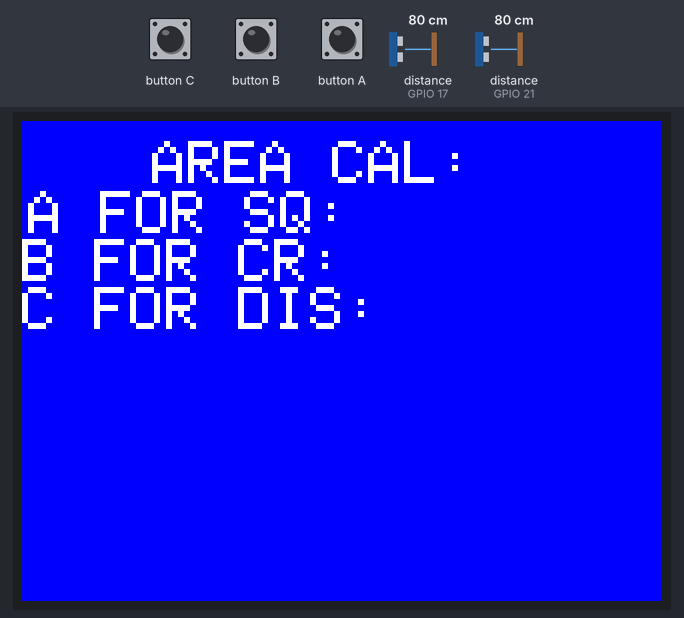
Bench run of a sketch on a simulated ESP32. Shown: 320×240 colour display. The inputs (shaded band) are chosen by the test bench; at power-on: distance to the obstacle (sensors on GPIO 17, GPIO 21) 80 cm. The echo pulse lasts 58.3 µs per cm.

Above: at 1.4 s.
1.5 s: button C pressed for 0.15 s
At 2.9 s:
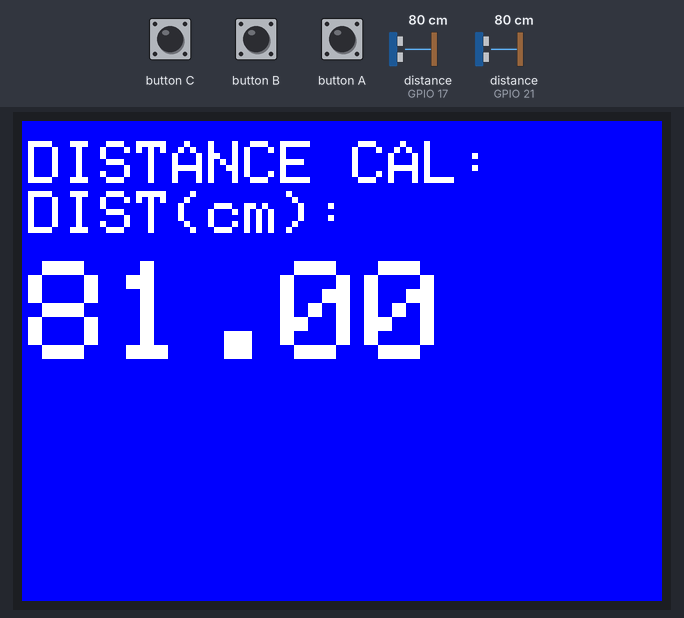
3.2 s: button B pressed for 0.15 s
At 4.6 s:
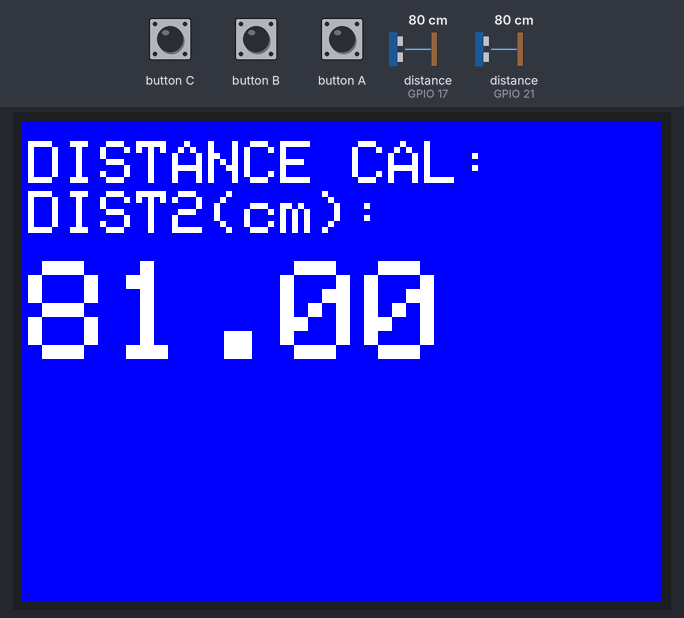
4.9 s: button C pressed for 1 s
At 7.1 s:
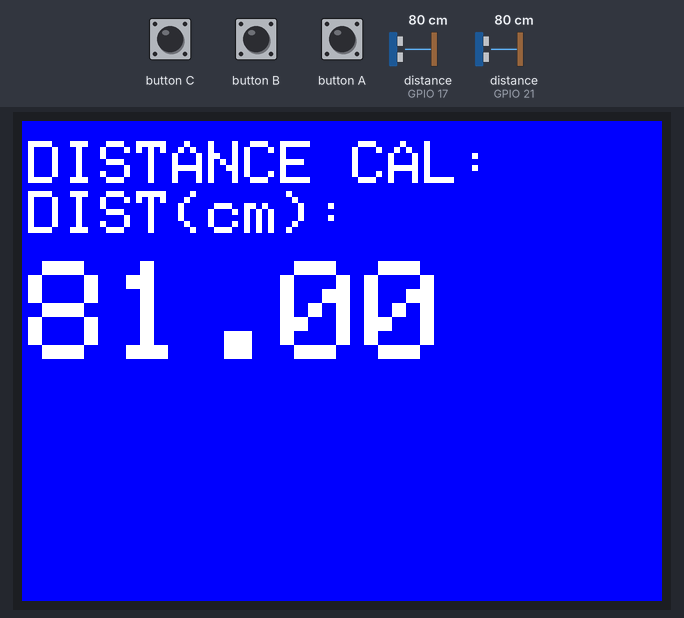
7.5 s: button A pressed for 0.15 s
At 8.9 s:
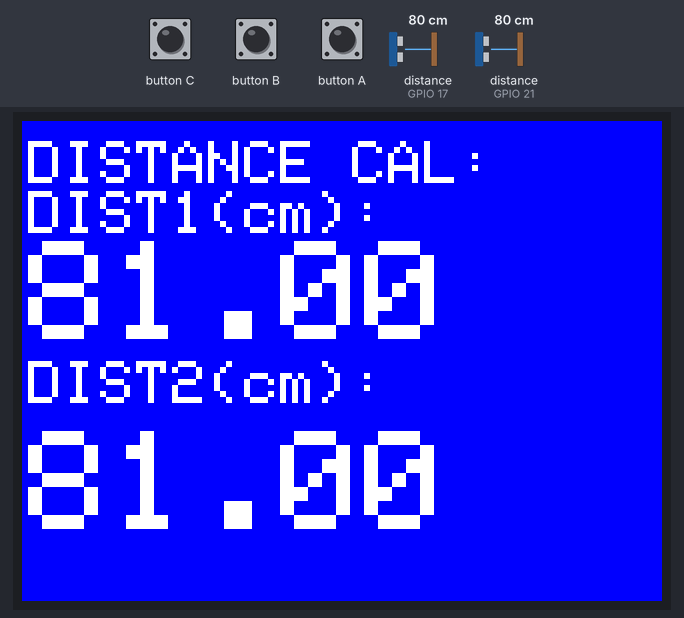
9.2 s: button C pressed for 3.2 s
At 13.2 s:
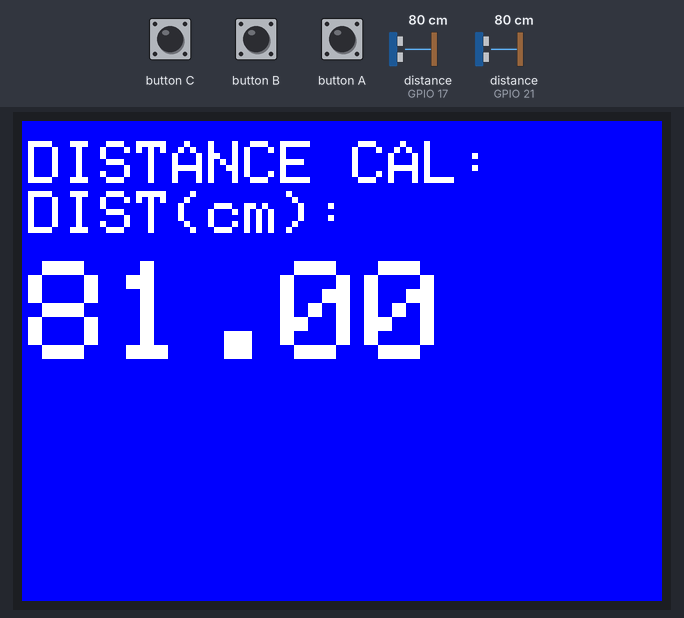
14.0 s: button B pressed for 1 s
At 16.5 s:
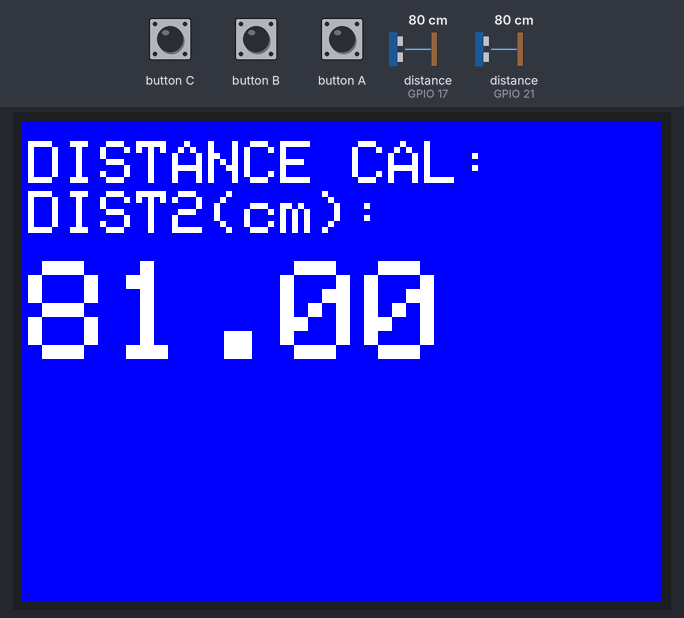
Timing chart, 0 to 17.6 s (numbered marks = the images above; inputs shaded):
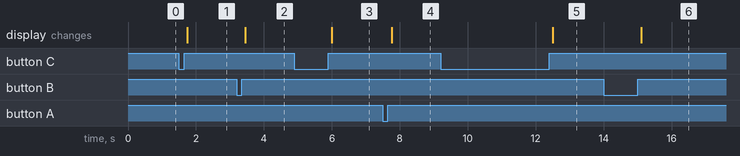

Measured:
- after the input at 1.5 s, the display: changes after 0.25 s (image 1)
- after the input at 3.2 s, the display: changes after 0.25 s (image 2)
- after the input at 4.9 s, the display: changes after 1.1 s (image 3)
- after the input at 7.5 s, the display: changes after 0.26 s (image 4)
- after the input at 9.2 s, the display: changes after 3.3 s (image 5)
- after the input at 14.0 s, the display: changes after 1.1 s (image 6)

The sketch:

Compteur_porte.ino
```cpp
#include<M5Stack.h>
#include <NewPing.h>

const int trigPin = 22;
const int echoPin = 21;
const int trigPin2 = 16;
const int echoPin2 = 17;
long dur;
float dis,dis2;
float c;
float s;

NewPing sonar1(trigPin, echoPin, 400);
NewPing sonar2(trigPin2, echoPin2, 400);
/*
double distance(int triggerPin, int echoPin){

  float SOUND_SPEED = 340.0 / 1000; // vitesse du son en mm/uS
  unsigned long MEASURE_TIMEOUT = 25000UL; // 25ms = ~8m à 340m/s

  digitalWrite(triggerPin, LOW);// On vérifie que le capteur est éteint au repos
  delayMicroseconds(5);
  digitalWrite(triggerPin, HIGH);// On allume pour 10uS
  delayMicroseconds(10);
  digitalWrite(triggerPin, LOW);// On éteint

  long measure = pulseIn(echoPin, HIGH);// Mesure le temps entre l'envoi de l'impulsion ultrasonique et son écho (si il existe)
  float distance_mm = (measure / 2.0) * SOUND_SPEED;// Calcul la distance à partir du temps mesuré

  if (distance_mm < 1 || distance_mm > 3000) {// Condition pour vérifier qu'on est dans les limites voulues
        return -1.0 ;// Si on y est pas on renvoie un code d'erreur: -1
    } else {
        return (distance_mm / 10.0);// On renvoi la valeur en cm
    }
}
*/
void setup() {
  M5.begin();
  /*pinMode(trigPin, OUTPUT);
  pinMode(echoPin, INPUT);// put your setup code here, to run once:
  pinMode(trigPin2, OUTPUT);
  pinMode(echoPin2, INPUT);// put your setup code here, to run once:
  */
  M5.Lcd.fillScreen(BLUE);
  M5.Lcd.setTextColor(WHITE);
  M5.Lcd.setTextSize(3);
  M5.Lcd.setCursor(65, 10);
  M5.Lcd.print("AREA CAL: ");
  M5.Lcd.setCursor(3, 35);
  M5.Lcd.println("A FOR SQ:");
  M5.Lcd.println("B FOR CR:");
  M5.Lcd.println("C FOR DIS:");
}

void loop() {
  M5.update();
  /*digitalWrite(trigPin, LOW);
  delayMicroseconds(2);
  digitalWrite(trigPin, HIGH);
  delayMicroseconds(10);
  digitalWrite(trigPin, LOW);
  dur = pulseIn(echoPin, HIGH);
  dis= dur*0.034/2;*/
  dis = sonar1.ping_cm();
  delayMicroseconds(50);
  dis2 = sonar2.ping_cm();
  delayMicroseconds(50);

  /*if (M5.BtnA.wasReleased()) {
     s = dis*dis;
     M5.Lcd.clear(BLUE);
     M5.Lcd.setTextColor(WHITE);
     M5.Lcd.setTextSize(3);
     M5.Lcd.setCursor(65, 10);
     M5.Lcd.print("AREA CAL: ");
     M5.Lcd.setCursor(3, 35);
     M5.Lcd.println("Area(cm):");
     M5.Lcd.setTextSize(9);
     M5.Lcd.setCursor(140, 70);
     M5.Lcd.print(s);// leave
  }*/
  if (M5.BtnA.wasReleased()) {
     M5.Lcd.clear(BLUE);
     M5.Lcd.setTextColor(WHITE);
     M5.Lcd.setTextSize(3);
     M5.Lcd.setCursor(3, 10);
     M5.Lcd.print("DISTANCE CAL: ");
     M5.Lcd.setCursor(3, 35);
     M5.Lcd.println("DIST1(cm):");
     M5.Lcd.setTextSize(9);
     M5.Lcd.setCursor(3, 60);
     M5.Lcd.print(dis);
     M5.Lcd.setTextSize(3);
     M5.Lcd.setCursor(3, 120);
     M5.Lcd.println("DIST2(cm):");
     M5.Lcd.setTextSize(9);
     M5.Lcd.setCursor(3, 155);
     M5.Lcd.print(dis2);
  }
  if (M5.BtnB.wasReleased()) {
     M5.Lcd.clear(BLUE);
     M5.Lcd.setTextColor(WHITE);
     M5.Lcd.setTextSize(3);
     M5.Lcd.setCursor(3, 10);
     M5.Lcd.print("DISTANCE CAL: ");
     M5.Lcd.setCursor(3, 35);
     M5.Lcd.println("DIST2(cm):");
     M5.Lcd.setTextSize(9);
     M5.Lcd.setCursor(3, 70);
     M5.Lcd.print(dis2);
  }
  if (M5.BtnC.wasReleased()) {
     M5.Lcd.clear(BLUE);
     M5.Lcd.setTextColor(WHITE);
     M5.Lcd.setTextSize(3);
     M5.Lcd.setCursor(3, 10);
     M5.Lcd.print("DISTANCE CAL: ");
     M5.Lcd.setCursor(3, 35);
     M5.Lcd.println("DIST(cm):");
     M5.Lcd.setTextSize(9);
     M5.Lcd.setCursor(3, 70);
     M5.Lcd.print(dis);
  }
}
```
